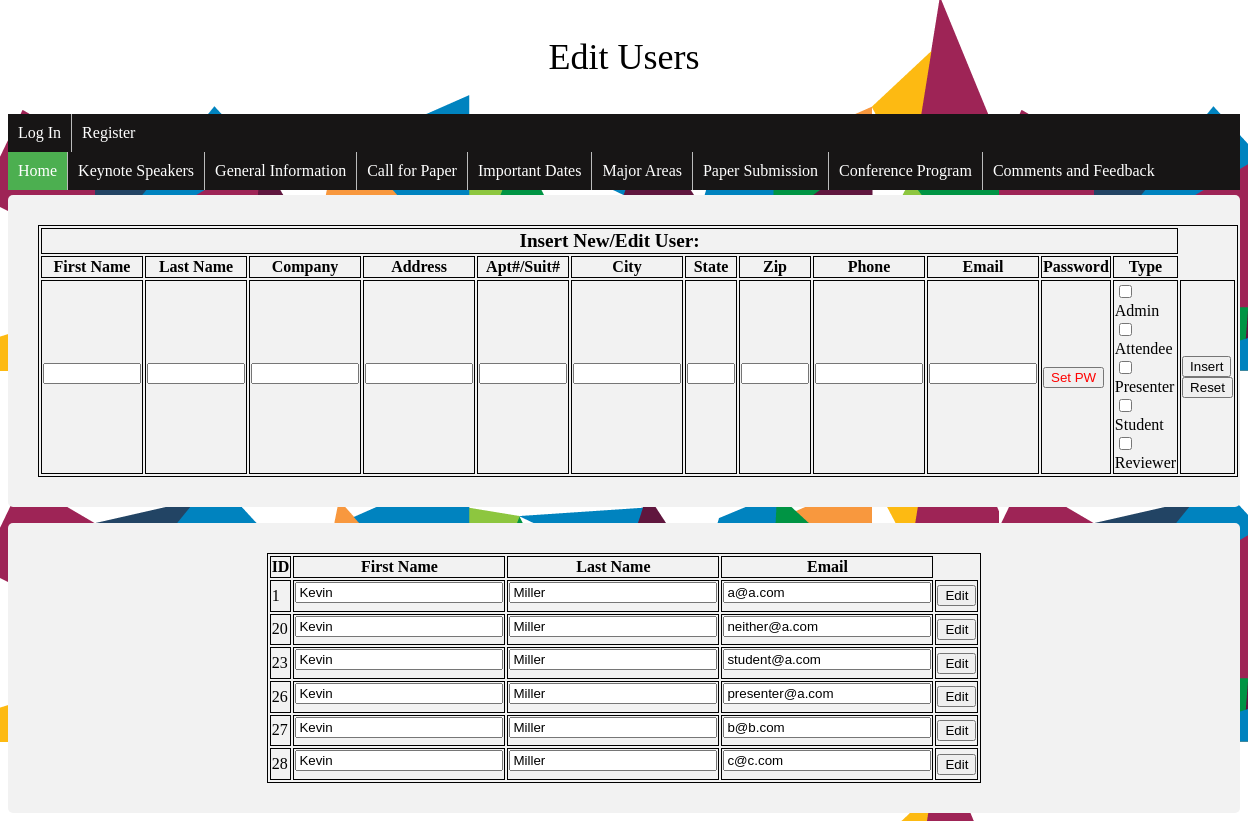
Before: /admin_edit/editUsers.php with the older database file.
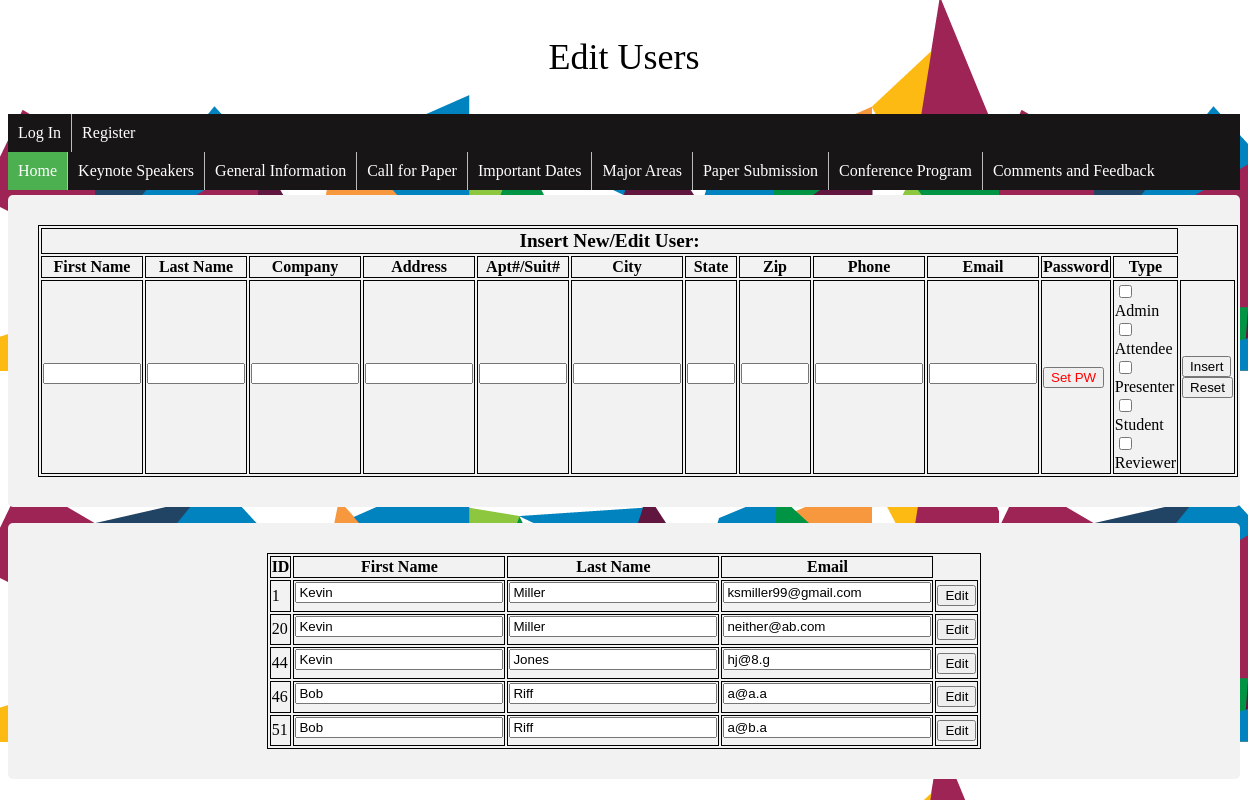
After: the same page with the newer database file.
### tables this page shows
CREATE TABLE IF NOT EXISTS `wa_users` (
  `ID` int(11) NOT NULL AUTO_INCREMENT COMMENT 'AI User ID',
  `PW_HASH` varchar(40) NOT NULL COMMENT 'User PW SHA1 Hash',
  `FIRST_NAME` varchar(25) NOT NULL,
  `LAST_NAME` varchar(25) NOT NULL,
  `COMPANY` varchar(25) DEFAULT NULL,
  `ADDRESS_1` varchar(25) NOT NULL,
  `ADDRESS_2` varchar(25) DEFAULT NULL,
  `CITY` varchar(25) NOT NULL,
  `STATE` varchar(2) NOT NULL,
  `ZIP_CODE` varchar(10) NOT NULL,
  `PHONE_NUMBER` varchar(10) NOT NULL,
  `EMAIL` varchar(25) DEFAULT NULL COMMENT 'Required for login',
  `ADMIN` tinyint(1) NOT NULL DEFAULT '0',
  `ATTENDEE` tinyint(1) NOT NULL DEFAULT '0',
  `PRESENTER` tinyint(1) NOT NULL DEFAULT '0',
  `STUDENT` tinyint(1) NOT NULL DEFAULT '0',
  `REVIEWER` tinyint(1) NOT NULL DEFAULT '0',
  PRIMARY KEY (`ID`),
  UNIQUE KEY `EMAIL` (`EMAIL`)
);

### models/UserModel.php (called while the page is built, shortened)
<?php
class UserModel {
    private $pdo;
    private $table = 'wa_users';
    public function __construct($inPdo) {
        if ($inPdo instanceof PDO) {
            $this->pdo = $inPdo;
        } else {
            die("Object Type Error");
        }
    }
    public function getList() {
        $stmt = $this->pdo->prepare("SELECT * FROM $this->table");
        $stmt->execute();
        $allList = $stmt->fetchAll();
        return $allList;
    }
}
?>

### public_html/admin_edit/editUsers.php (the view, shortened to what this page needs)
<!DOCTYPE html>
<?php
require '../../controllers/connectDb.php';
require '../../models/UserModel.php';
$UM = new UserModel($pdo);
$allList = $UM->getList();
?>
<html>
    <head>
        <link rel="stylesheet" type="text/css" href="../css/styles.css"/>
            </head>
    <body onload="setPwButtonStyle();">
        <body background="../images/2015_AIGA-Design-Month_Website-Footer.png">
        <p style="text-align: center; font-size: 36px;">Edit Users</p>
         <?php include('../home/menu.php') ?>
        <div>
            <form action = "<?php filter_input(INPUT_SERVER, 'REQUEST_URI') ?>" method='post'>
                <table>
                    <tr>
                        <th colspan="12" style="font-size:larger ">Insert New/Edit User:</th>
                    </tr>
                    <tr>
                        <th>First Name</th>
                        <th>Last Name</th>
                        <th>Company</th>
                        <th>Address</th>
                        <th>Apt#/Suit#</th>
                        <th>City</th>
                        <th>State</th>
                        <th>Zip</th>
                        <th>Phone</th>
                        <th>Email</th>
                        <th>Password</th>
                        <th>Type</th>
                    </tr>
                    <tr>
                        <td>
                            <input type="text" required style="width:90px;" name="firstName" value='<?php echo($UM->firstName) ?>' >
                        </td>
                        <td>
                            <input type="text" required style="width:90px;"  name="lastName"  value='<?php echo($UM->lastName) ?>' >
                        </td>
                        <td>
                            <input type="text" style="width:100px;"  name="compOrg"   value='<?php echo($UM->compOrg) ?>' >
                        </td>
                        <td>
                            <input type="text" required style="width:100px;"  name="address1"  value='<?php echo($UM->address1) ?>' >
                        </td>
                        <td>
                            <input type="text" style="width:80px;"  name="address2"  value='<?php echo($UM->address2) ?>' >
                        </td>
                        <td>
                            <input type="text" style="width:100px;"  name="city"      value='<?php echo($UM->city) ?>' >
                        </td>
                        <td>
                            <input type="text" style="width:40px;"   name="state"     value='<?php echo($UM->state) ?>' >
                        </td>
                        <td>
                            <input type="text" style="width:60px;"   name="zipCode" pattern="[0-9]{5}"  value='<?php echo($UM->zipCode) ?>' >
                        </td>
                        <td>
                            <input type="text" style="width:100px;"  name="phone" pattern="(?:\(\d{3}\)|\d{3})[- ]?\d{3}[- ]?\d{4}" value='<?php echo($UM->phone) ?>' >
                        </td>
                        <td>
                            <input type="email" required style="width:100px;"  name="email"     value='<?php echo($UM->email) ?>' >
                        </td>
                        <td>
                            <input type="button" name="btnPassword" id="btnPassword"
                                   value='Set/Reset PW'
                                   onclick="setPw();">
                        </td>
                        <td>
                            <input type="checkbox" name="cbAdmin"     <?php echo($UM->admin == "1" ? "checked" : "") ?> >Admin</br>
                            <input type="checkbox" name="cbAttend"    <?php echo($UM->attendee == "1" ? "checked" : "") ?> >Attendee</br>
                            <input type="checkbox" name="cbPresenter" <?php echo($UM->presenter == "1" ? "checked" : "") ?> >Presenter</br>
                            <input type="checkbox" name="cbStudent"   <?php echo($UM->student == "1" ? "checked" : "") ?> >Student</br>
                            <input type="checkbox" name="cbReviewer"  <?php echo($UM->reviewer == "1" ? "checked" : "") ?> >Reviewer</br>
                        </td>
                        <td>
                            <?php
                            if ($UM->userID == "") {
                                echo('<input type="submit" name="btnInsert" value ="Insert"></br>');
                            } else {
                                echo('<input type="submit" name="btnUpdate" value ="Update"></br>');
                                echo('<input type="submit" name="btnDelete" value ="Delete"></br>');
                            }
                            ?>
                            <input type="reset" name="btnClear" value ="Reset"></br>
                        </td>
                    </tr>
                </table>
            </form>
        </div>
        <p>
        <div>
            <table>
                <tr>
                    <th>ID</th>
                    <th>First Name</th>
                    <th>Last Name</th>
                    <th>Email</th>
                </tr>
                <?php
                foreach ($allList as $row) {
                    echo('<tr>');
                    echo('<td>' . $row['ID'] . '</td>');
                    echo('<td>' . "\n" .
                    "<form action = " . $_SERVER['REQUEST_URI'] . " method='post'>" . "\n" .
                    "<input type='hidden' name='userID' value=" . $row['ID'] . ">" . "\n" .
                    "</form>" . "\n" .
                    "<form action = " . $_SERVER['REQUEST_URI'] . " method='post'>" . "\n" .
                    "<input type='hidden' name='userID' value=" . $row['ID'] . ">" . "\n" .
                    "<input type='text' name= 'firstName' value='" . $row['FIRST_NAME'] . "'></td>" . "\n" .
                    "<td><input type='text' name= 'lastName' value='" . $row['LAST_NAME'] . "'></td>" . "\n" .
                    "<td><input type='text' name= 'email' value='" . $row['EMAIL'] . "'></td>" . "\n" .
                    "<td><input type='submit' name='btnEdit' value='Edit'>" . "\n" .
                    "</form>" . "\n" .
                    '</td>' . "\n");
                    echo('</tr>');
                }
                ?>
            </table>
        </div>
    </body>
</html>

### public_html/home/menu.php (shortened to what this page needs)
<?php
if (isset($_SESSION['userRec'])) {
    echo '<ul  class ="account"><li><a href="../user_account">' . $_SESSION['userRec']['FIRST_NAME'] . '</a></li><li><a href="../logout">logout</a></li></ul>';
} else {
    echo '<ul class ="account"><li><a href="../login">Log In</a></li><li><a href="../register">Register</a></li></ul>';
}
?>

### public_html/css/styles.css (style rules this page uses)
div { border-radius: 5px; background-color: #f2f2f2; padding: 30px; margin-top: 5px; }
ul { list-style-type: none; margin: 0; padding: 0; overflow: hidden; background-color: #171515; }
li { float: left; border-right:1px solid #bbb; }
li:last-child { border-right: none; }
li a { display: block; color: white; text-align: center; padding: 14px 16px; text-decoration: none; }
li a, .dropbtn { display: inline-block; color: white; text-align: center; padding: 10px; text-decoration: none; }
li a.active { background-color: #4CAF50; color: white; }
li.dropdown { display: inline-block; }
.account { padding: 0px; }
input[type = text] { margin-bottom: 0.5em; width: 15em; }
input[type = email] { margin-bottom: 0.5em; width: 15em; }
input[type = submit] { margin: 0.5em; font-size: large; }

### public_html/admin_edit/editUsers.php (style rules this page uses)
table, th, td { border: 1px solid black; }
input[type = submit] { margin: 0.0em; font-size: smaller; margin-right: 0em; }
table { margin: auto; }

Changed rows visible on the page:
removed wa_users: ID "23", firstName "Kevin", lastName "Miller", email "student@a.com"
removed wa_users: ID "26", firstName "Kevin", lastName "Miller", email "presenter@a.com"
removed wa_users: ID "27", firstName "Kevin", lastName "Miller", email "b@b.com"
removed wa_users: ID "28", firstName "Kevin", lastName "Miller", email "c@c.com"
changed wa_users id 1: email "a@a.com" → "ksmiller99@gmail.com"
changed wa_users id 20: email "neither@a.com" → "neither@ab.com"
added wa_users: ID "44", firstName "Kevin", lastName "Jones", email "hj@8.g"
added wa_users: ID "46", firstName "Bob", lastName "Riff", email "a@a.a"
added wa_users: ID "51", firstName "Bob", lastName "Riff", email "a@b.a"
